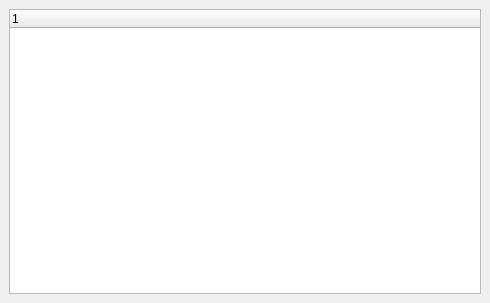
<ui version="4.0" >
 <class>MediaListForm</class>
 <widget class="QWidget" name="MediaListForm" >
  <property name="geometry" >
   <rect>
    <x>0</x>
    <y>0</y>
    <width>490</width>
    <height>303</height>
   </rect>
  </property>
  <property name="windowTitle" >
   <string>Media Tree</string>
  </property>
  <layout class="QGridLayout" >
   <property name="margin" >
    <number>9</number>
   </property>
   <property name="spacing" >
    <number>6</number>
   </property>
   <item row="0" column="0" >
    <widget class="QTreeWidget" name="mp_treeWidget" />
   </item>
  </layout>
  <action name="actionRefreshMediaList" >
   <property name="icon" >
    <iconset resource="../main.qrc" >:/images/view-refresh.png</iconset>
   </property>
   <property name="text" >
    <string>Refresh Media List</string>
   </property>
   <property name="statusTip" >
    <string>Requery the director for the list of media.</string>
   </property>
  </action>
  <action name="actionEditVolume" >
   <property name="icon" >
    <iconset resource="../main.qrc" >:/images/cartridge-edit.png</iconset>
   </property>
   <property name="text" >
    <string>Edit Volume</string>
   </property>
  </action>
  <action name="actionListJobsOnVolume" >
   <property name="icon" >
    <iconset resource="../main.qrc" >:/images/emblem-system.png</iconset>
   </property>
   <property name="text" >
    <string>List Jobs On Volume</string>
   </property>
  </action>
  <action name="actionDeleteVolume" >
   <property name="icon" >
    <iconset resource="../main.qrc" >:/images/edit-delete.png</iconset>
   </property>
   <property name="text" >
    <string>Delete Volume</string>
   </property>
  </action>
  <action name="actionPruneVolume" >
   <property name="icon" >
    <iconset resource="../main.qrc" >:/images/edit-cut.png</iconset>
   </property>
   <property name="text" >
    <string>Prune Volume</string>
   </property>
  </action>
  <action name="actionPurgeVolume" >
   <property name="icon" >
    <iconset resource="../main.qrc" >:/images/weather-severe-alert.png</iconset>
   </property>
   <property name="text" >
    <string>Purge Volume</string>
   </property>
  </action>
  <action name="actionImportVolume" >
   <property name="icon" >
    <iconset resource="../main.qrc" >:/images/intern.png</iconset>
   </property>
   <property name="text" >
    <string>Import Volume</string>
   </property>
  </action>
  <action name="actionExportVolume" >
   <property name="icon" >
    <iconset resource="../main.qrc" >:/images/extern.png</iconset>
   </property>
   <property name="text" >
    <string>Export Volume</string>
   </property>
  </action>
  <action name="actionRelabelVolume" >
   <property name="icon" >
    <iconset resource="../main.qrc" >:/images/label.png</iconset>
   </property>
   <property name="text" >
    <string>Relabel Volume</string>
   </property>
  </action>
  <action name="actionAllVolumesFromPool" >
   <property name="icon" >
    <iconset resource="../main.qrc" >:/images/cartridge-edit.png</iconset>
   </property>
   <property name="text" >
    <string>Update all Volumes From Pool</string>
   </property>
   <property name="iconText" >
    <string>Update all Volumes From Pool</string>
   </property>
   <property name="toolTip" >
    <string>Update all Volumes From Pool</string>
   </property>
   <property name="statusTip" >
    <string>Update all Volumes From Pool</string>
   </property>
  </action>
  <action name="actionAllVolumes" >
   <property name="icon" >
    <iconset resource="../main.qrc" >:/images/cartridge-edit.png</iconset>
   </property>
   <property name="text" >
    <string>Update all Volumes from all Pools</string>
   </property>
   <property name="iconText" >
    <string>Update all Volumes from all Pools</string>
   </property>
   <property name="toolTip" >
    <string>Update all Volumes from all Pools</string>
   </property>
   <property name="statusTip" >
    <string>Update all Volumes from all Pools</string>
   </property>
  </action>
  <action name="actionVolumeFromPool" >
   <property name="icon" >
    <iconset resource="../main.qrc" >:/images/cartridge-edit.png</iconset>
   </property>
   <property name="text" >
    <string>Volume From Pool</string>
   </property>
  </action>
 </widget>
 <resources>
  <include location="../main.qrc" />
 </resources>
 <connections/>
</ui>
